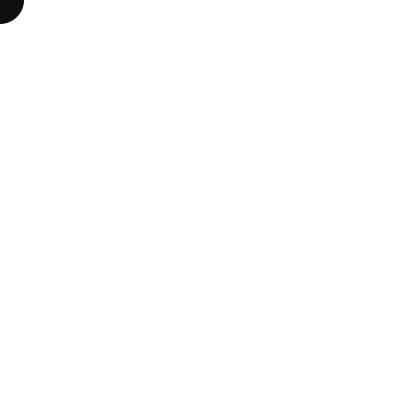
Frame 1 (no input)
Frame 60 (the mouse pressed at the canvas centre just before this capture): identical to frame 1, image omitted
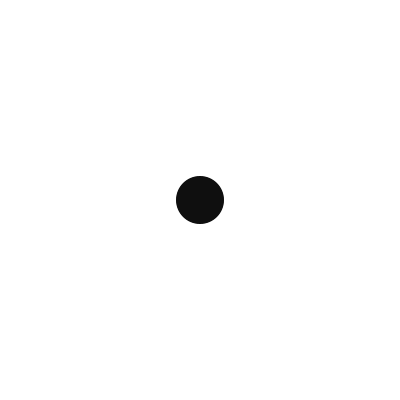
Frame 120 (the mouse held since frame 60 and released just before this capture)

The Processing sketch that drew these frames (run headless with seeded random() and noise(); from frame 60 on, the mouse is pressed at the canvas centre):

// Processing sketch: snake
// ── snake.pde
int[] xpos = new int[50];
int[] ypos = new int[50];

void setup() {
  size(400,400);
  smooth();
  for (int i = 0; i < xpos.length; i++) {
    xpos[i] = 0;
    ypos[i] = 0;
  }
}

void draw() {
  background(255);
  
  for (int i = 0; i < xpos.length-1; i++) {
    xpos[i] = xpos[i+1];
    ypos[i] = ypos[i+1];
  }
  
  xpos[xpos.length-1] = mouseX;
  ypos[ypos.length-1] = mouseY;  
  
  for(int i = 0; i < xpos.length-1; i++) {
    noStroke();
    fill(255-i*5);
    ellipse(xpos[i],ypos[i],i,i);
  }
}
